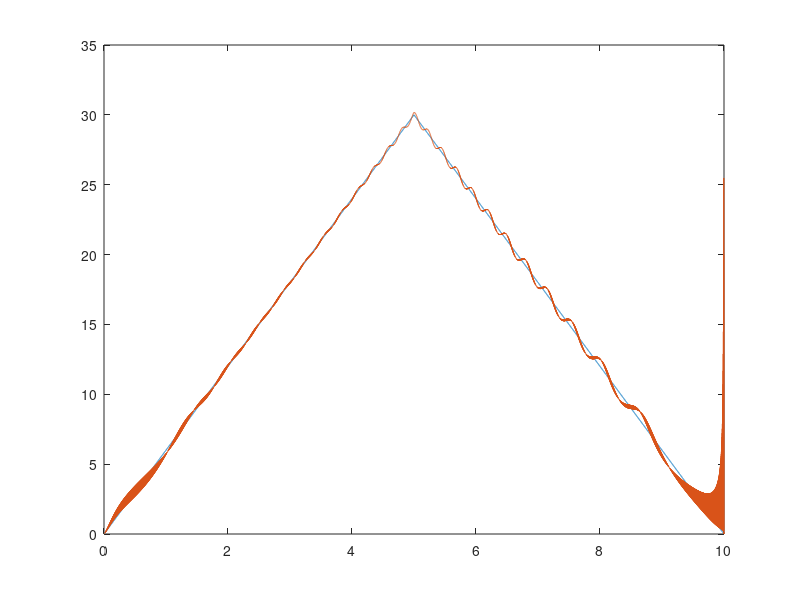

The MATLAB source for this figure:
start_tic = tic;
% hold off;

A = 30;
N = 1e4;
t = linspace(0, 10, N);
t1 = t(1:floor(N/2));
t2 = t(floor(N/2)+1:end);
w = A/5 * t1;
w = [w, -A/5 * t2 + 2*A];
W = A/10 * t1 .^ 2;
W = [W, -A/10*(t2.^2 - 25) + 2*A*(t2-5) + 75];


y = sin(W);
% plot(t, y);
% h = hilbert(y);
a = angle(hilbert(y));
plot(t, W,t,unwrap(a));
wx = [0 diff(unwrap(a))./diff(t)];
wx(abs(wx) > 35) = 0;
plot(t, w, t,wx);


toc(start_tic);
